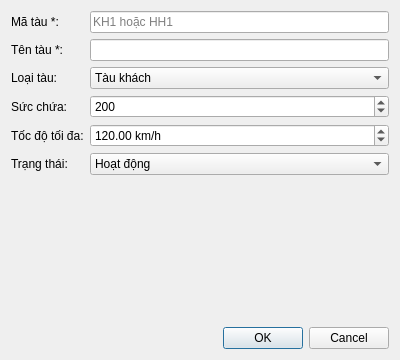
<?xml version="1.0" encoding="utf-8"?>
<ui version="4.0">
 <class>TrainDialog</class>
 <widget class="QDialog" name="TrainDialog">
  <property name="geometry">
   <rect>
    <x>0</x>
    <y>0</y>
    <width>400</width>
    <height>360</height>
   </rect>
  </property>
  <layout class="QVBoxLayout">
   <item>
    <layout class="QFormLayout">
     <item row="0" column="0">
      <widget class="QLabel" name="label0">
       <property name="text">
        <string>Mã tàu *:</string>
       </property>
      </widget>
     </item>
     <item row="0" column="1">
      <widget class="QLineEdit" name="leId">
       <property name="placeholderText">
        <string>KH1 hoặc HH1</string>
       </property>
      </widget>
     </item>
     <item row="1" column="0">
      <widget class="QLabel" name="label1">
       <property name="text">
        <string>Tên tàu *:</string>
       </property>
      </widget>
     </item>
     <item row="1" column="1">
      <widget class="QLineEdit" name="leName">
       <property name="placeholderText">
        <string></string>
       </property>
      </widget>
     </item>
     <item row="2" column="0">
      <widget class="QLabel" name="label2">
       <property name="text">
        <string>Loại tàu:</string>
       </property>
      </widget>
     </item>
     <item row="2" column="1">
      <widget class="QComboBox" name="cbType">
       <item>
        <property name="text">
         <string>Tàu khách</string>
        </property>
       </item>
       <item>
        <property name="text">
         <string>Tàu hàng</string>
        </property>
       </item>
      </widget>
     </item>
     <item row="3" column="0">
      <widget class="QLabel" name="label3">
       <property name="text">
        <string>Sức chứa:</string>
       </property>
      </widget>
     </item>
     <item row="3" column="1">
      <widget class="QSpinBox" name="sbCapacity">
       <property name="minimum">
        <number>1</number>
       </property>
       <property name="maximum">
        <number>9999</number>
       </property>
       <property name="value">
        <number>200</number>
       </property>
       <property name="suffix">
        <string></string>
       </property>
      </widget>
     </item>
     <item row="4" column="0">
      <widget class="QLabel" name="label4">
       <property name="text">
        <string>Tốc độ tối đa:</string>
       </property>
      </widget>
     </item>
     <item row="4" column="1">
      <widget class="QDoubleSpinBox" name="dsbSpeed">
       <property name="minimum">
        <double>1.000000</double>
       </property>
       <property name="maximum">
        <double>999.000000</double>
       </property>
       <property name="value">
        <double>120.000000</double>
       </property>
       <property name="suffix">
        <string> km/h</string>
       </property>
      </widget>
     </item>
     <item row="5" column="0">
      <widget class="QLabel" name="label5">
       <property name="text">
        <string>Trạng thái:</string>
       </property>
      </widget>
     </item>
     <item row="5" column="1">
      <widget class="QComboBox" name="cbStatus">
       <item>
        <property name="text">
         <string>Hoạt động</string>
        </property>
       </item>
       <item>
        <property name="text">
         <string>Tạm ngưng</string>
        </property>
       </item>
       <item>
        <property name="text">
         <string>Bảo trì</string>
        </property>
       </item>
      </widget>
     </item>
    </layout>
   </item>
   <item>
    <widget class="QDialogButtonBox" name="buttonBox">
     <property name="standardButtons">
      <set>QDialogButtonBox::Cancel|QDialogButtonBox::Ok</set>
     </property>
    </widget>
   </item>
  </layout>
 </widget>
 <resources />
 <connections>
  <connection>
   <sender>buttonBox</sender>
   <signal>accepted()</signal>
   <receiver>TrainDialog</receiver>
   <slot>accept()</slot>
  </connection>
  <connection>
   <sender>buttonBox</sender>
   <signal>rejected()</signal>
   <receiver>TrainDialog</receiver>
   <slot>reject()</slot>
  </connection>
 </connections>
</ui>
